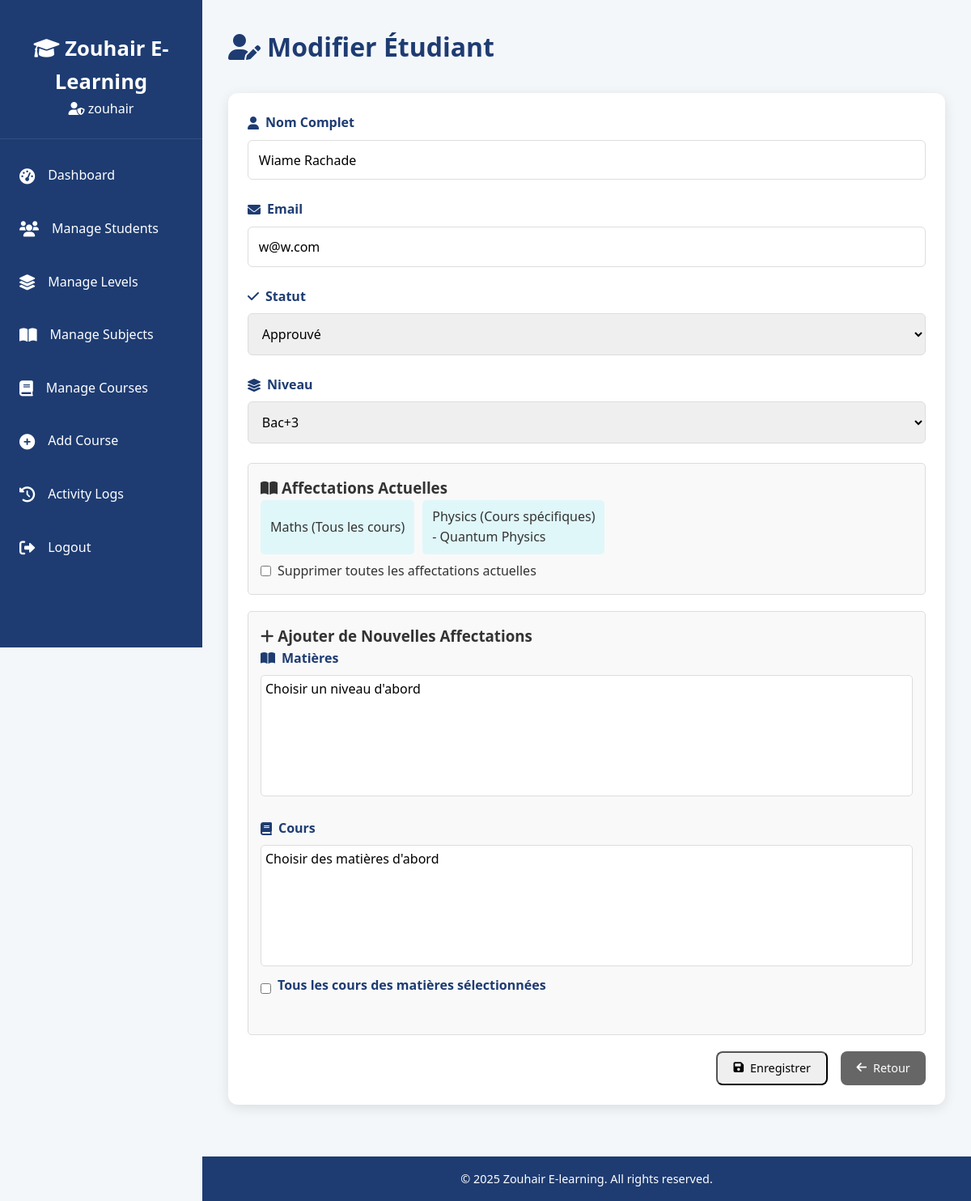
Screenshot of /admin/edit_student.php?id=18 (signed in) with the database file from the repository.
### tables this page shows
CREATE TABLE `students` (
  `id` int(11) NOT NULL,
  `full_name` varchar(100) NOT NULL,
  `email` varchar(100) NOT NULL,
  `password` varchar(255) NOT NULL,
  `status` enum('pending','approved','rejected') DEFAULT 'pending',
  `device_id` varchar(36) NOT NULL,
  `device_name` varchar(255) DEFAULT NULL,
  `latitude` decimal(10,8) DEFAULT NULL,
  `longitude` decimal(11,8) DEFAULT NULL,
  `level_id` int(11) DEFAULT NULL,
  `created_at` datetime DEFAULT current_timestamp()
);

CREATE TABLE `levels` (
  `id` int(11) NOT NULL,
  `name` varchar(50) NOT NULL,
  `description` text DEFAULT NULL,
  `created_at` datetime DEFAULT current_timestamp()
);

CREATE TABLE `subjects` (
  `id` int(11) NOT NULL,
  `name` varchar(50) NOT NULL,
  `level_id` int(11) NOT NULL,
  `created_at` datetime DEFAULT current_timestamp()
);

CREATE TABLE `courses` (
  `id` int(11) NOT NULL,
  `title` varchar(100) NOT NULL,
  `subject_id` int(11) NOT NULL,
  `difficulty` enum('Easy','Medium','Hard') NOT NULL,
  `created_at` datetime DEFAULT current_timestamp()
);

### admin/edit_student.php (the view, shortened to what this page needs)
<?php
require_once '../includes/db_connect.php';
$student_id = (int)$_GET['id'];
$student_query = $db->query("SELECT * FROM students WHERE id = $student_id");
$student = $student_query->fetch_assoc();
$levels = $db->query("SELECT * FROM levels");
$assigned_subjects = [];
$subject_result = $db->query("SELECT subject_id, all_courses FROM student_subjects WHERE student_id = $student_id");
while ($row = $subject_result->fetch_assoc()) {
    $assigned_subjects[$row['subject_id']] = $row['all_courses'];
}
?>
<!DOCTYPE html>
<html lang="fr">
<head>
    <link rel="stylesheet" href="../assets/css/admin.css">
    <link rel="stylesheet" href="https://cdnjs.cloudflare.com/ajax/libs/font-awesome/6.0.0-beta3/css/all.min.css">
</head>
<body>
    <?php include '../includes/header.php'; ?>
    <main class="dashboard">
        <h1><i class="fas fa-user-edit"></i> Modifier Étudiant</h1>
        <form method="POST" class="edit-form">
            <div class="form-group">
                <label><i class="fas fa-user"></i> Nom Complet</label>
                <input type="text" name="full_name" value="<?php echo htmlspecialchars($student['full_name']); ?>" required>
            </div>
            <div class="form-group">
                <label><i class="fas fa-envelope"></i> Email</label>
                <input type="email" name="email" value="<?php echo htmlspecialchars($student['email']); ?>" required>
            </div>
            <div class="form-group">
                <label><i class="fas fa-check"></i> Statut</label>
                <select name="status" required>
                    <option value="approved" <?php echo $student['status'] == 'approved' ? 'selected' : ''; ?>>Approuvé</option>
                </select>
            </div>
            <div class="form-group">
                <label><i class="fas fa-layer-group"></i> Niveau</label>
                <select name="level_id" id="levelId" required>
                    <?php while ($level = $levels->fetch_assoc()): ?>
                        <option value="<?php echo $level['id']; ?>" <?php echo $student['level_id'] == $level['id'] ? 'selected' : ''; ?>>
                            <?php echo htmlspecialchars($level['name']); ?>
                        </option>
                    <?php endwhile; ?>
                </select>
            </div>
            <div class="assignment-container">
                <h3><i class="fas fa-book-open"></i> Affectations Actuelles</h3>
                <div class="subject-list">
                    <?php
                    foreach ($assigned_subjects as $subject_id => $all_courses) {
                        $subject = $db->query("SELECT name FROM subjects WHERE id = $subject_id")->fetch_assoc();
                        echo "<span class='subject-item'>" . htmlspecialchars($subject['name']) . " (" . ($all_courses ? "Tous les cours" : "Cours spécifiques") . ")";
                        if (!$all_courses) {
                            $courses = $db->query("SELECT c.title FROM courses c JOIN student_courses sc ON c.id = sc.course_id WHERE sc.student_id = $student_id AND c.subject_id = $subject_id");
                            while ($course = $courses->fetch_assoc()) {
                                echo "<br>- " . htmlspecialchars($course['title']);
                            }
                        }
                        echo "</span>";
                    }
                    ?>
                </div>
                <div class="checkbox-group">
                    <input type="checkbox" name="clear_assignments" id="clearAssignments" value="1">
                    <label for="clearAssignments">Supprimer toutes les affectations actuelles</label>
                </div>
            </div>
            <div class="assignment-container">
                <h3><i class="fas fa-plus"></i> Ajouter de Nouvelles Affectations</h3>
                <div class="form-group">
                    <label><i class="fas fa-book-open"></i> Matières</label>
                    <select name="subject_ids[]" id="subjectIds" multiple>
                        <option value="">Choisir un niveau d'abord</option>
                    </select>
                </div>
                <div class="form-group">
                    <label><i class="fas fa-book"></i> Cours</label>
                    <select name="course_ids[]" id="courseIds" multiple>
                        <option value="">Choisir des matières d'abord</option>
                    </select>
                    <div class="checkbox-group">
                        <input type="checkbox" name="all_courses" id="allCourses" value="1">
                        <label for="allCourses">Tous les cours des matières sélectionnées</label>
                    </div>
                </div>
            </div>
            <div class="form-actions">
                <button type="submit" class="btn-action"><i class="fas fa-save"></i> Enregistrer</button>
                <a href="view_student.php?id=<?php echo $student_id; ?>" class="btn-action back"><i class="fas fa-arrow-left"></i> Retour</a>
            </div>
        </form>
    </main>
    <?php include '../includes/footer.php'; ?>
</body>
</html>

### includes/header.php (shortened to what this page needs)
<?php
require_once '../includes/db_connect.php';
$admin_id = $_SESSION['admin_id'];
$admin = $db->query("SELECT username FROM admins WHERE id = $admin_id")->fetch_assoc();
$admin_name = $admin ? htmlspecialchars($admin['username']) : 'Admin';
?>
<!DOCTYPE html>
<html lang="en">
<head>
    <link rel="stylesheet" href="../assets/css/admin.css">
    <link rel="stylesheet" href="https://cdn.datatables.net/1.11.5/css/jquery.dataTables.min.css">
    <link rel="stylesheet" href="https://cdnjs.cloudflare.com/ajax/libs/font-awesome/6.0.0-beta3/css/all.min.css">
</head>
<body>
    <aside class="sidebar">
        <div class="sidebar-header">
            <h2><i class="fas fa-graduation-cap"></i> Zouhair E-Learning</h2>
            <p class="admin-name"><i class="fas fa-user-shield"></i> <?php echo $admin_name; ?></p>
        </div>
        <nav class="sidebar-nav">
            <ul>
                <li><a href="../admin/dashboard.php" <?php echo basename($_SERVER['PHP_SELF']) == 'dashboard.php' ? 'class="active"' : ''; ?>><i class="fas fa-tachometer-alt"></i> <span>Dashboard</span></a></li>
                <li><a href="../admin/manage_students.php" <?php echo basename($_SERVER['PHP_SELF']) == 'manage_students.php' ? 'class="active"' : ''; ?>><i class="fas fa-users"></i> <span>Manage Students</span></a></li>
                <li><a href="../admin/manage_levels.php" <?php echo basename($_SERVER['PHP_SELF']) == 'manage_levels.php' ? 'class="active"' : ''; ?>><i class="fas fa-layer-group"></i> <span>Manage Levels</span></a></li>
                <li><a href="../admin/manage_subjects.php" <?php echo basename($_SERVER['PHP_SELF']) == 'manage_subjects.php' ? 'class="active"' : ''; ?>><i class="fas fa-book-open"></i> <span>Manage Subjects</span></a></li>
                <li><a href="../admin/manage_courses.php" <?php echo basename($_SERVER['PHP_SELF']) == 'manage_courses.php' ? 'class="active"' : ''; ?>><i class="fas fa-book"></i> <span>Manage Courses</span></a></li>
                <li><a href="../admin/add_course.php" <?php echo basename($_SERVER['PHP_SELF']) == 'add_course.php' ? 'class="active"' : ''; ?>><i class="fas fa-plus-circle"></i> <span>Add Course</span></a></li>
                <li><a href="../admin/activity_logs.php" <?php echo basename($_SERVER['PHP_SELF']) == 'activity_logs.php' ? 'class="active"' : ''; ?>><i class="fas fa-history"></i> <span>Activity Logs</span></a></li>
                <li><a href="../admin/logout.php"><i class="fas fa-sign-out-alt"></i> <span>Logout</span></a></li>
            </ul>
        </nav>
    </aside>
    <div class="main-content">

### assets/css/admin.css (style rules this page uses)
* { margin: 0; padding: 0; box-sizing: border-box; font-family: 'Segoe UI', Tahoma, Geneva, Verdana, sans-serif; }
body { background: #f4f7fa; color: #333; line-height: 1.6; overflow-x: hidden; }
.sidebar { position: fixed; top: 0; left: 0; width: 250px; height: 100vh; background: #1e3c72; color: #fff; padding: 1rem 0; transition: transform 0.3s ease; z-index: 1000; }
.sidebar-header { padding: 1.5rem; text-align: center; border-bottom: 1px solid rgba(255, 255, 255, 0.1); }
.sidebar-header h2 { font-size: 1.6rem; font-weight: 600; }
.sidebar-nav ul { list-style: none; margin-top: 1rem; }
.sidebar-nav li { margin: 0.5rem 0; }
.sidebar-nav a { display: flex; align-items: center; padding: 1rem 1.5rem; color: #fff; text-decoration: none; transition: all 0.3s ease; }
.sidebar-nav i { margin-right: 1rem; font-size: 1.2rem; }
.main-content { margin-left: 250px; padding: 2rem; min-height: 100vh; background: #f4f7fa; transition: margin-left 0.3s ease; }
.dashboard h1 { font-size: 2rem; margin-bottom: 2rem; color: #1e3c72; display: flex; align-items: center; gap: 0.5rem; }
.btn-action { display: inline-flex; align-items: center; gap: 0.5rem; padding: 0.6rem 1.2rem; border-radius: 8px; text-decoration: none; font-size: 0.9rem; transition: all 0.3s ease; cursor: pointer; }
.btn-action.back, .btn-action.cancel { background: #666; color: #fff; }
.form-group { margin-bottom: 1.5rem; }
.form-group label { display: flex; align-items: center; gap: 0.5rem; font-weight: 500; margin-bottom: 0.5rem; color: #1e3c72; }
.form-group input, .form-group select, .form-group textarea { width: 100%; padding: 0.8rem; border: 1px solid #ddd; border-radius: 6px; font-size: 1rem; transition: border-color 0.3s ease; }
.form-group select[multiple] { height: 150px; }
.sidebar-nav a::before { content: ""; position: absolute; left: 0; top: 0; height: 100%; width: 0; background: rgba(255, 255, 255, 0.1); transition: width 0.3s ease; }
.btn-action i { transition: transform 0.3s ease; }
.checkbox-group { margin-top: 0.5rem; display: flex; align-items: center; gap: 0.5rem; }
.checkbox-group input[type="checkbox"] { width: auto; margin: 0; }
.edit-form { background: #fff; padding: 1.5rem; border-radius: 12px; box-shadow: 0 4px 15px rgba(0, 0, 0, 0.1); max-width: 900px; margin: 0 auto 2rem; }
.form-group label { display: flex; align-items: center; gap: 0.5rem; font-weight: 600; color: #1e3c72; margin-bottom: 0.5rem; }
.form-group input[type="text"], .form-group input[type="email"] { width: 100%; padding: 0.8rem; border: 1px solid #ddd; border-radius: 6px; font-size: 1rem; }
.form-actions { display: flex; gap: 1rem; justify-content: flex-end; }

### admin/edit_student.php (style rules this page uses)
.assignment-container { margin: 20px 0; padding: 15px; border: 1px solid #ddd; border-radius: 5px; background: #f9f9f9; }
.assignment-container h3 { margin-top: 0; color: #333; }
.subject-list, .course-list { display: flex; flex-wrap: wrap; gap: 10px; }
.subject-item, .course-item { padding: 8px 12px; background: #e0f7fa; border-radius: 5px; display: flex; align-items: center; }
.form-group select[multiple] { height: 150px; width: 100%; border-radius: 5px; padding: 5px; }
.checkbox-group { margin-top: 10px; }

### rows the page displays
students: full_name "Wiame Rachade", email "w@w.com", status "Approuvé", level_id "Bac+3"
subjects: name "Maths", shows "Tous les cours"
subjects: name "Physics", shows "Cours spécifiques"
courses: title "Quantum Physics"

### other values shown
$admin_name "zouhair"
